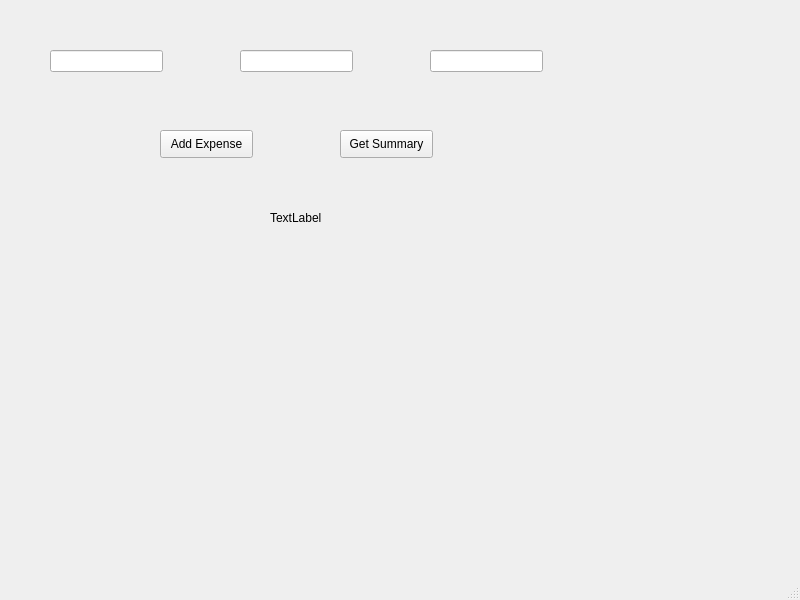
<?xml version="1.0" encoding="UTF-8"?>
<ui version="4.0">
 <class>MainWindow</class>
 <widget class="QMainWindow" name="MainWindow">
  <property name="geometry">
   <rect>
    <x>0</x>
    <y>0</y>
    <width>800</width>
    <height>600</height>
   </rect>
  </property>
  <property name="windowTitle">
   <string>MainWindow</string>
  </property>
  <widget class="QWidget" name="centralwidget">
   <widget class="QLineEdit" name="categoryInput">
    <property name="geometry">
     <rect>
      <x>50</x>
      <y>50</y>
      <width>113</width>
      <height>22</height>
     </rect>
    </property>
   </widget>
   <widget class="QLineEdit" name="amountInput">
    <property name="geometry">
     <rect>
      <x>240</x>
      <y>50</y>
      <width>113</width>
      <height>22</height>
     </rect>
    </property>
   </widget>
   <widget class="QLineEdit" name="dateInput">
    <property name="geometry">
     <rect>
      <x>430</x>
      <y>50</y>
      <width>113</width>
      <height>22</height>
     </rect>
    </property>
   </widget>
   <widget class="QPushButton" name="addExpenseButton">
    <property name="geometry">
     <rect>
      <x>160</x>
      <y>130</y>
      <width>93</width>
      <height>28</height>
     </rect>
    </property>
    <property name="text">
     <string>Add Expense</string>
    </property>
   </widget>
   <widget class="QPushButton" name="getSummaryButton">
    <property name="geometry">
     <rect>
      <x>340</x>
      <y>130</y>
      <width>93</width>
      <height>28</height>
     </rect>
    </property>
    <property name="text">
     <string>Get Summary</string>
    </property>
   </widget>
   <widget class="QLabel" name="resultLabel">
    <property name="geometry">
     <rect>
      <x>270</x>
      <y>210</y>
      <width>55</width>
      <height>16</height>
     </rect>
    </property>
    <property name="text">
     <string>TextLabel</string>
    </property>
   </widget>
  </widget>
  <widget class="QMenuBar" name="menubar">
   <property name="geometry">
    <rect>
     <x>0</x>
     <y>0</y>
     <width>800</width>
     <height>26</height>
    </rect>
   </property>
  </widget>
  <widget class="QStatusBar" name="statusbar"/>
 </widget>
 <resources/>
 <connections/>
</ui>
